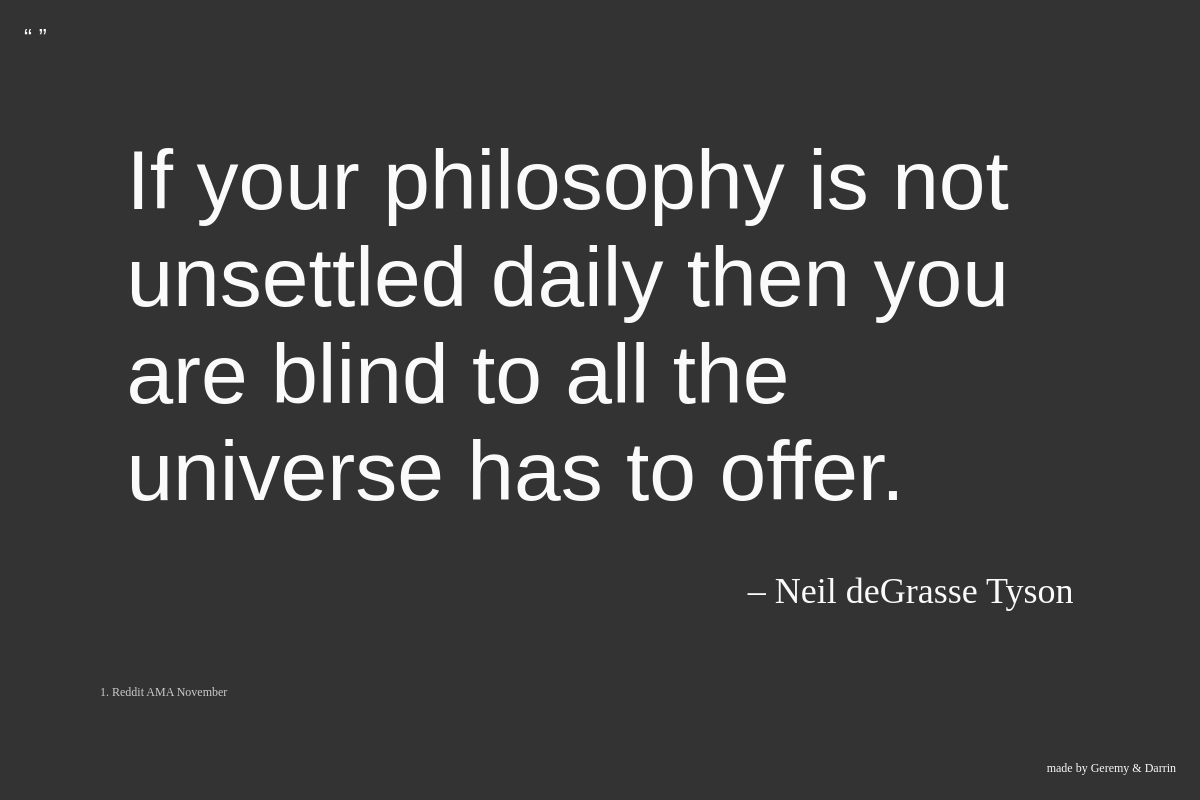
The page / on the database its author committed.
### people/models.py (models this page shows, shortened)
class Quote(models.Model):
    person = models.ForeignKey(Person)
    slug = models.SlugField()
    quote_text = models.TextField()
    source = models.TextField()
    topics = models.CharField(max_length=200)
    date = models.CharField(max_length=5)
    pub_date = models.DateTimeField('date published', default=datetime.datetime.now())
    updated_date = models.DateTimeField(default=datetime.datetime.now())

class Person(models.Model):
    person_name = models.CharField(max_length=200)
    slug = models.SlugField()
    wiki = models.URLField('Authors Wikipedia Page')
    pub_date = models.DateTimeField('date published',default=datetime.datetime.now())
    updated_date = models.DateTimeField(default=datetime.datetime.now())

### people/views.py (the view)
# urls.py: url(r'^$', views.index, name='index'),
def index(request):
    quote = Quote.objects.order_by('?')[0]
    person = get_object_or_404(Person, pk=quote.person.id)
    context = {
        'quote': quote,
        'person': person,
        }
    return render(request, 'people/quote_detail.html', context)

### people/templates/people/quote_detail.html
{% extends "base.html" %}
{% block content %}
    <h1 class="quote {% if quote.quote_text|length > 100 %} long {% endif %}">{{ quote.quote_text }}</h1>
    <h2 class="person">– <a href="{% url 'person_detail' person.id %}">{{ person.person_name }}</a></h2>
    <small class="source">1. {{ quote.source|urlize }}</small>
{% endblock content %}

### people/templates/base.html (style rules this page uses)
html { color: #fafafa; background-color: #333; text-align: center; font-size: 24px; padding-top: 24px; font-family:"Futura", serif; }
a { color: #fafafa; text-decoration: none; }
.quote { font-family: Cooper Black, Arial Black, Sans-Serif; font-size: 84px; font-weight: 100; padding: 100px 100px 50px 100px; max-width: 80%; margin: auto; text-align: left; }
.source { font-size: 12px; position: absolute; bottom: 100px; left: 100px; color: #ccc; }
.person { font-weight: 100; text-align: right; max-width: 80%; margin: auto; }

### rows shown on the page
Quote: quote_text "If your philosophy is not unsettled daily then you are blind to all the universe has to offer.", source "Reddit AMA November"
Person: person_name "Neil deGrasse Tyson"
